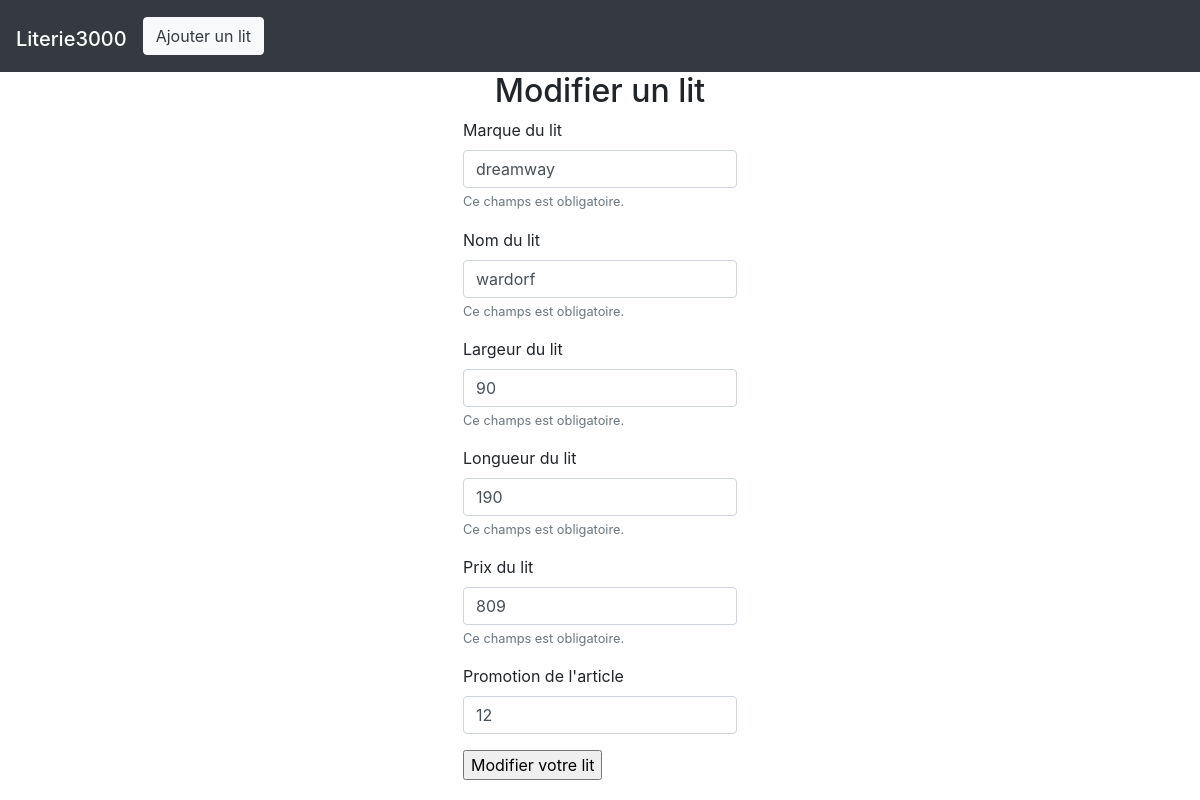
The app's page /updatebed.php?nomLit=wardorf with its own data.
### tables this page shows
CREATE TABLE `lit` (
  `id` int(11) NOT NULL AUTO_INCREMENT,
  `nom` varchar(50) NOT NULL,
  `marque` varchar(50) NOT NULL,
  `largeur` int(11) NOT NULL,
  `longueur` int(11) NOT NULL,
  `prix` int(11) NOT NULL,
  `promotion` int(11) DEFAULT NULL,
  PRIMARY KEY (`id`)
);

### updatebed.php (the view, shortened to what this page needs)
<?php
$dsn = "mysql:host=localhost;dbname=literie";
$db = new PDO($dsn, "root", "");
$nomFromURL = $_GET['nomLit'];
$lol = $db->query(" SELECT * FROM lit WHERE nom = '$nomFromURL' ");
$lit = $lol->fetch();
include("templates/header.php")
?>
<div class="container">
    <h2>Modifier un lit</h2>
    <form action="" method="post">
        <div class="form-group">
            <label for="inputMarque">Marque du lit</label>
            <input type="text" class="form-control" name="marque" id="inputMarque" value=<?= $lit["marque"] ?>>
            <small id="emailHelp" class="form-text text-muted">Ce champs est obligatoire.</small>
        </div>
        <div class="form-group">
            <label for="inputMarque">Nom du lit</label>
            <input type="text" class="form-control" name="nom" id="inputNom" value=<?= $lit["nom"] ?>>
            <small id="emailHelp" class="form-text text-muted">Ce champs est obligatoire.</small>
        </div>
        <div class="form-group">
            <label for="inputLargeur">Largeur du lit</label>
            <input type="text" class="form-control" name="largeur" id="inputLargeur" value=<?= $lit["largeur"] ?>>
            <small id="emailHelp" class="form-text text-muted">Ce champs est obligatoire.</small>
        </div>
        <div class="form-group">
            <label for="inputLongueur">Longueur du lit</label>
            <input type="text" class="form-control" name="longueur" id="inputLongueur" value=<?= $lit["longueur"] ?>>
            <small id="emailHelp" class="form-text text-muted">Ce champs est obligatoire.</small>
        </div>
        <div class="form-group">
            <label for="inputPrix">Prix du lit</label>
            <input type="text" class="form-control" name="prix" id="inputPrix" value=<?= $lit["prix"] ?>>
            <small id="emailHelp" class="form-text text-muted">Ce champs est obligatoire.</small>
        </div>
        <div class="form-group">
            <label for="inputPromotion">Promotion de l'article</label>
            <input type="text" class="form-control" name="promotion" id="inputPromotion" value=<?= $lit["promotion"] ?>>
        </div>
        <input type="submit" value="Modifier votre lit">
    </form>
</div>
<?php
include("templates/footer.php")
?>

### css/main.css (style rules this page uses)
* { box-sizing: border-box; }
.container { display: flex; flex-direction: column; justify-content: center; align-items: center; }

### records on screen
lit: marque "dreamway", nom "wardorf", largeur "90", longueur "190", prix "809", promotion "12"
